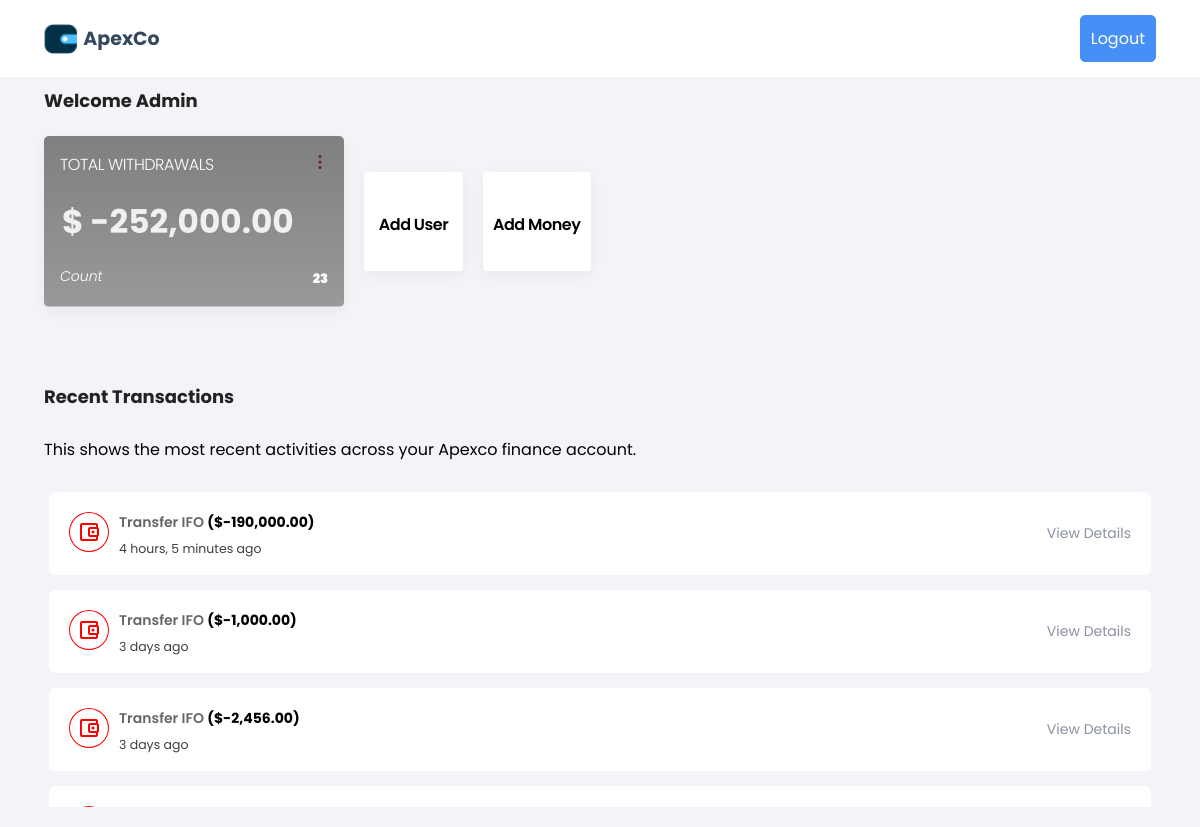
The app's page /userdashboard/admindashboard (signed in) with its own data.
### dashboard/models.py (models this page shows, shortened)
class Transaction(models.Model):
    Workstatus = [
        ('pending confirmation', 'pending confirmation'),
        ('submitted for review', 'submitted for review'),
        ('Awaiting Payment', 'Awaiting Payment'),
        ('confirmed', 'confirmed'),
        ('cancelled', 'cancelled'),
    ]
    creditordebit = [
        ('credit', 'credit'),
        ('debit', 'debit'),
    ]
    reference = models.CharField(blank=True, max_length=500)
    requestuser = models.ForeignKey(User, on_delete=models.CASCADE)
    type = models.CharField(max_length=100, blank=True, choices=creditordebit)
    status = models.CharField(blank=True, max_length=500, choices=Workstatus, default='pending confirmation')
    witholdingtax  = models.DecimalField(blank=True, decimal_places=2, max_digits=60, default=0)
    amount = models.FloatField(blank=True)
    updated_at = models.DateTimeField(auto_now=True)
    narration = models.CharField(blank=True, null=True, max_length=500)
    payment_data = models.JSONField(blank=True, null=True)
    bankdetails = models.JSONField(blank=True, null=True)
    paymentto = models.CharField(blank=True, max_length=100)

### home/views.py (the view)
    def wrapper(request, *args, **kwargs):
        if request.user.is_superuser:
            return view_func(request, *args, **kwargs)
        else:
            return redirect('userdashboard')  # Replace with the URL name or path of the non-superuser page

### home/views.py (called while the page is built)
def superuser_required(view_func):
    def wrapper(request, *args, **kwargs):
        if request.user.is_superuser:
            return view_func(request, *args, **kwargs)
        else:
            return redirect('userdashboard')  # Replace with the URL name or path of the non-superuser page
    return wrapper

### dashboard/templates/admindashboard.html (shortened to what this page needs)
{% extends 'dbbase.html' %}
{% load static %}
{% load humanize %}
{% block content %}
<div class="usersname">
    <h4> Welcome Admin</h4>
  </div>
  <div class="dashboardcard" >
      <div class="dashcard" id="step1Target">
          <div class="dashcardheader">
             <div class="dashamount">
              TOTAL WITHDRAWALS
             </div>
             <div class="dashtoggle"></div>
          </div>
          <div class="dashvalue">
              <h3>
             $
                    {% if dollarinvestments.amount__sum is None %}
                      0.00
                    {% else %}
                    {{ dollarinvestments.amount__sum|floatformat:2|intcomma }}
                    {% endif %}
              </h3>
          </div>
          <div class="dashfooter">
              <div class="numberofloans">Count</div>
              <div class="totalnum">23</div>
          </div>
      </div>
      <a href="{%url 'register' %}" class="dcardsmall">
        <div class="dashamount">
          Add User
        </div>
    </a>
    <a href="{%url 'addfunds' %}" class="dcardsmall">
        <div class="dashamount">
          Add Money
        </div>
    </a>
  </div>
  <br>
  <article >
      <div class="loanrequests " id="step2Target">
        <div class="loanrequestheader ">
            <div class="loanrequesttitle">
               <h4> Recent Transactions </h4>
            </div>
        </div>
        <br>
    </div>
    <p class="card-text" style="width: fit-content;">
      This shows the most recent activities across your Apexco finance account.
    </p>
    <br>
    <div class="loantablediv" id="step3Target">
    <div class="mustscroll activityscroll">
     {%for a in transfers  %}
      <div class="activitybox">
        <div class="activitydemo ">
          <div class="activitylogo">
            {%if a.type == 'credit' %}
            <div class="svs" style="color:green;  border: 1px solid green;">
              {%else%}
                <div class="svs" style="color:red;     border: 1px solid red;">
                  {%endif%}
              <span class="material-symbols-outlined">
                </span>
            </div>
          </div>
          <div class="activitytext">
            <div class="activitytoptext">
{%if a.type == 'credit' %}
              Deposit From Apexco <b style="color: black;">(${{a.amount|floatformat:2|intcomma}})</b>
{%else%}
              Transfer IFO {{paymentto}} <b style="color: black;">(${{a.amount|floatformat:2|intcomma}})</b>
              {%endif%}
            </div>
            <div class="activitybottomtext">
              <small>{{ a.updated_at|timesince }} ago</small>
            </div>
          </div>
        </div>
        <div class="activityview card-subtitle hos" onclick="location.href='{%url 'completetransaction' a.reference%}';">View Details</div>
      </div>
{%endfor%}
    </div>
    </div>
    </article>
{% endblock %}

### dashboard/templates/dbheader.html (style rules this page uses)
body { font-family: 'Poppins', sans-serif; background: var(--cultured); }

### dashboard/templates/admindashboard.html (style rules this page uses)
.dashboardcard { display: flex; align-items: center; flex-wrap: wrap; }
.dcardsmall { height: 99px ; box-shadow: 0px 4px 16px 0px rgba(0, 0, 0, 0.05); padding: 10px; min-width: 99px; gap: 6px; display: flex; flex-direction: column; background-color: white; align-items: center; cursor: pointer; justify-content: center; border-radius: 4px; }
.dcardsmall .dashamount { color: black; font-weight: 600; text-align: center; font-size: 16px; }

### records on screen
Transaction: amount "-190,000.00", updated_at "4 hours, 5 minutes"
Transaction: amount "-1,000.00", updated_at "3 days"
Transaction: amount "-2,456.00", updated_at "3 days"

### other values on screen
{{ dollarinvestments.amount__sum|floatformat:2|intcomma }} "-252,000.00"
